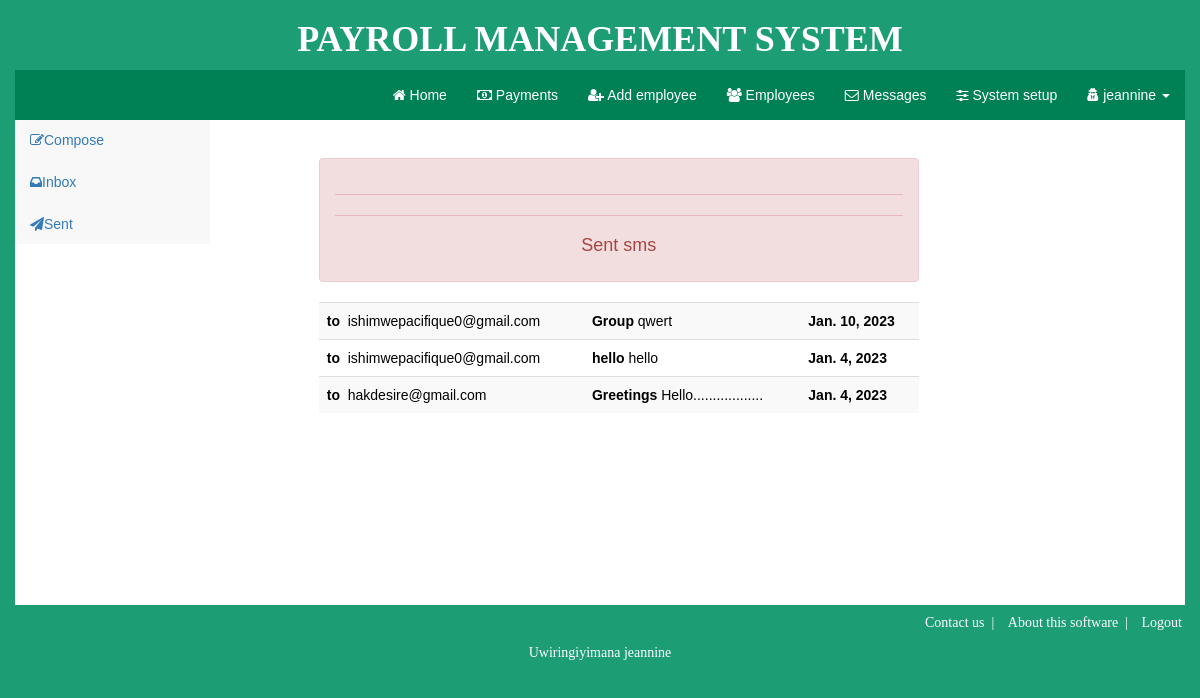
Screenshot of /sendmessage/ (signed in) with the database file from the repository.
### payroll_sub/models.py (models this page shows)
class Message(models.Model):
    title = models.CharField(max_length=255)
    body = models.TextField(max_length=255)
    sender = models.CharField(max_length=255)
    receiver = models.CharField(max_length=255)
    datetime = models.DateField(default=datetime.now().date())

### payroll_sub/views.py (the view)
# urls.py: path('sendmessage/',views.sendmessage,name="sendmessage"),
@login_required(login_url='login')
def sendmessage(request):
    selectall = Message.objects.all()
    return render(request, 'sendmessage.html',{"data":selectall})

### templates/sendmessage.html (shortened to what this page needs)
{%  load static %}
<!DOCTYPE html>
<html lang="en">
<head>
<link rel="stylesheet" type="text/css" href="{% static 'bootstrap/css/bootstrap.min.css' %}">
<link rel="stylesheet" type="text/css" href="{% static 'js/font-awesome/css/font-awesome.min.css' %}">
<link rel="stylesheet" type="text/css" href=" {% static 'css/custom-styles.css' %}">
</head>
<body>
<div class="container">
    <header>
        <div class="row outer visible-md visible-lg title"><h1 style="font-weight:bold;"> PAYROLL MANAGEMENT SYSTEM </h1></div>
    </header>
    <div class="row">
        <nav class="navbar navbar-default">
                <div class="navbar-collapse collapse ">
                    <ul class="nav navbar-nav navbar-right menus">
                        <li ><a href="{%  url 'home' %}"><i class="fa fa-home"></i> Home</a></li>
                        <li ><a href="{%  url 'payment' %}"><i class="fa fa-money"></i> Payments</a></li>
                        <li ><a href="{%  url 'addemployee' %}"><i class="fa fa-user-plus"></i> Add employee</a></li>
                        <li ><a href="{%  url 'employees' %}"><i class="fa fa-users"></i> Employees</a></li>
                        <li ><a href="{%  url 'message' %}"><i class="fa fa-envelope-o"></i> Messages</a></li>
                        <li ><a href="{%  url 'setting' %}"><i class="fa fa-sliders"></i> System setup</a></li>
                        <li>
                            <a href="#" data-toggle="dropdown" data-target="dropdown-menu" data-placement="right"><i class="fa fa-user-secret"></i> {{user.username}} <span class="caret"></span></a>
                        </li>
                    </ul>
                </div>
        </nav>
</div>
    <div class="row body outer">
        <div class="col-md-2">
            <div class="row aside-menu">
                <ul class="nav nav-pills nav-stacked">
                    <li><a href="{% url 'composemessage' %}"><i class="fa fa-pencil-square-o"></i>Compose</a></li>
                    <li ><a href="{% url 'message' %}"><i class="fa fa-inbox"></i>Inbox</a></li>
                    <li><a href="{% url 'sendmessage' %}"><i class="fa fa-send"></i>Sent</a></li>
                </ul>
            </div>
        </div>
        <div class="col-md-10">
            <div class="row">
                <div class="col-md-12">
                <div class="col-md-12 messages">
            </div>
                <div class="col-md-8 col-md-push-1 empty"><div class="alert alert-danger text-center"><hr><h4><hr>Sent sms</h4></div>
                <table class="table table-striped table-hover">
                    <tbody>
                        {% for x in data %}
                        <tr>
                            <td><b>to &nbsp;</b>{{x.receiver}}</td>
                            <td><b>{{x.title}}&nbsp;</b>{{x.body}}</td>
                            <td><b>{{x.datetime}}</td>
                        </tr>
                        {% endfor %}
                    </tbody>
                    </table>
            </div>
                </div>
            </div>
        </div>
    </div>
</div>
    <div class="row text-center footerr">
        <ul class="col-md-12 list-unstyled list-inline text-right">
    <li ><a style="color:white;" href="">Contact us</a>&nbsp;&nbsp;|</li>
    <li  ><a style="color:white;" href="#">About this software</a>&nbsp;&nbsp;|</li>
            <li><a style="color:white;" href="">Logout</a></li>
            </ul>
    Uwiringiyimana jeannine
    </div>
    </body>
    </html>

### static/css/custom-styles.css (style rules this page uses)
body { overflow-x: hidden; color: #000; padding-bottom: 0px; margin-bottom: 0px; font-family: sans-serif; color: #000; background-color: #1d9d74; }
.aside-menu { color: #fff; background-color: #F8F8F8; height: 100%; }
.navbar { margin-bottom: 0px;border-radius:0px; border-left:1px solid rgba(0,0,0,0.3);border-right:1px solid rgba(0,0,0,0.3); border-bottom: 1px solid rgba(0,0,0,0.3); position: static; z-index: 999; }
header h1 { text-align: center; font-family: Yu Gothic Light; }
header .row { background-color: #1d9d74; color: #fff; }
.footerr { background-color: #1d9d74; padding: 8px; color:#fff; font-family: Yu Gothic Light; }
.body { min-height: 485px; background-color: #fff; }
.empty { padding-top: 4%; }
.navbar-default { background-color:#008055; border: none; color: #fff; }
.navbar-default .navbar-nav>li>a { border: none; color: #fff; }

### templates/sendmessage.html (style rules this page uses)
.footerr,.nav, .btn { display: none; }
* { top: 0px; font-size: 12px; }

### rows the page displays
Message: receiver "ishimwepacifique0@gmail.com", title "Group", body "qwert", datetime "Jan. 10, 2023"
Message: receiver "ishimwepacifique0@gmail.com", title "hello", body "hello", datetime "Jan. 4, 2023"
Message: receiver "hakdesire@gmail.com", title "Greetings", body "Hello..................", datetime "Jan. 4, 2023"

### other values shown
{{ user.username }} "jeannine"
